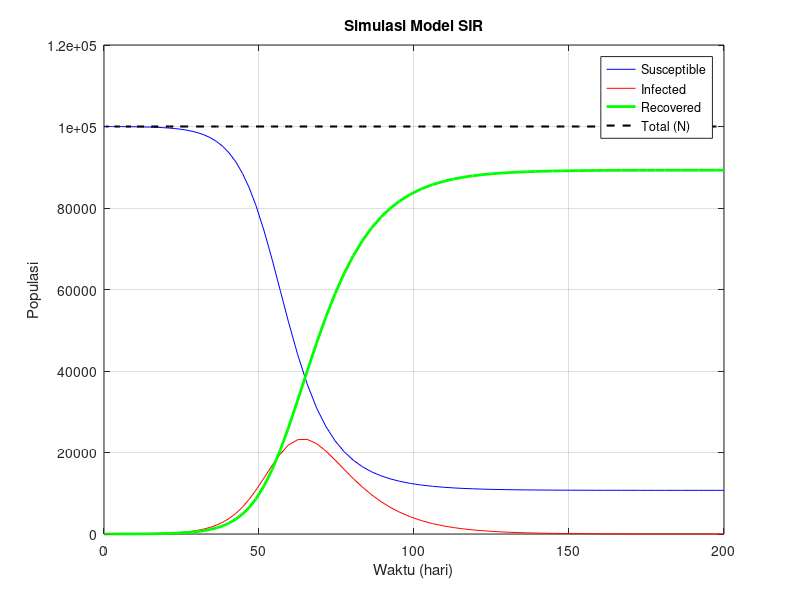

Source code (MATLAB):
function sir_simulation()
% Parameter
N = 100000;
beta = 0.25;
gamma = 0.1;

% Kondisi Awal: S=99990, I=10, R=0
y0 = [99990; 10; 0];
tspan = [0 200]; % Simulasi selama 200 hari

% Definisi sistem ODE
ode_system = @(t, y) [
    -beta * y(1) * y(2) / N;                 % dS/dt
    beta * y(1) * y(2) / N - gamma * y(2);  % dI/dt
    gamma * y(2)                            % dR/dt
    ];

% Menjalankan solver ODE
[t, y] = ode45(ode_system, tspan, y0);

% Verifikasi: Hitung jumlah total S + I + R
total_pop = y(:,1) + y(:,2) + y(:,3);

% Plot Hasil
figure;
plot(t, y(:,1), 'b', t, y(:,2), 'r', t, y(:,3), 'g', 'LineWidth', 2);
hold on;
plot(t, total_pop, 'k--', 'LineWidth', 1.5);
legend('Susceptible', 'Infected', 'Recovered', 'Total (N)');
xlabel('Waktu (hari)');
ylabel('Populasi');
title('Simulasi Model SIR');
grid on;

% Menampilkan hasil verifikasi
fprintf('Nilai awal N: %d\n', sum(y0));
fprintf('Nilai akhir N: %.2f\n', total_pop(end));
fprintf('Perubahan maksimum (N - total_pop): %e\n', max(abs(N - total_pop)));
end
